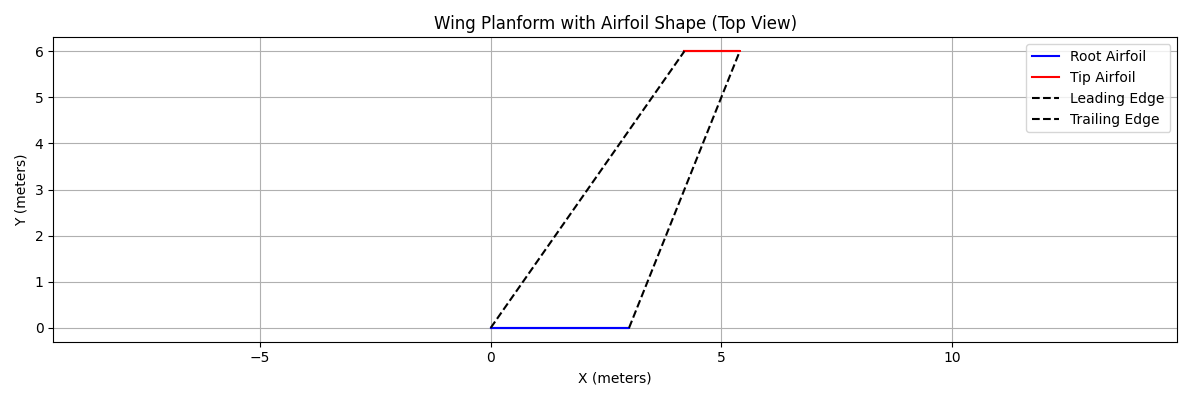

Write Python code to recreate this figure.
import numpy as np
import matplotlib.pyplot as plt

# Airfoil shape (normalized to chord length = 1)
x_upper = np.array([0, 0.012934, 0.025588, 0.0508, 0.07595, 0.101062, 0.151221, 0.201299, 0.251314, 0.301279,
                    0.401119, 0.500887, 0.600603, 0.700385, 0.800216, 0.900097, 1])
y_upper = np.array([0, 0.033131, 0.044865, 0.061035, 0.072505, 0.081076, 0.093219, 0.099163, 0.100308, 0.097653,
                    0.085445, 0.067738, 0.046032, 0.029425, 0.016517, 0.007409, 0])

x_lower = np.array([0, 0.012274, 0.024717, 0.049677, 0.074602, 0.099569, 0.149516, 0.199489, 0.24948, 0.299472,
                    0.399455, 0.499437, 0.599473, 0.699552, 0.799669, 0.899821, 1])
y_lower = np.array([0, -0.017261, -0.021624, -0.024651, -0.030377, -0.032904, -0.036959, -0.039013, -0.039668, -0.040323,
                    -0.041633, -0.042943, -0.040253, -0.034164, -0.025276, -0.013688, 0])

# Geometry inputs
span = 12  # meters
half_span = span / 2
root_chord = 3.0  # meters
tip_chord = 1.2  # meters
sweep_deg = 35
sweep_rad = np.radians(sweep_deg)

# Tip leading edge X offset due to sweep
x_le_tip = half_span * np.tan(sweep_rad)

# Root airfoil coordinates (scaled)
x_root = np.concatenate([x_upper, x_lower[::-1]]) * root_chord
z_root = np.concatenate([y_upper, y_lower[::-1]]) * root_chord
y_root = np.zeros_like(x_root)

# Tip airfoil coordinates (scaled and swept)
x_tip = np.concatenate([x_upper, x_lower[::-1]]) * tip_chord + x_le_tip
z_tip = np.concatenate([y_upper, y_lower[::-1]]) * tip_chord
y_tip = np.full_like(x_tip, half_span)

# Plotting the planform view
plt.figure(figsize=(12, 4))
# Plot root and tip airfoil outlines
plt.plot(x_root, y_root, label="Root Airfoil", color='blue')
plt.plot(x_tip, y_tip, label="Tip Airfoil", color='red')

# Plot leading and trailing edges
plt.plot([0, x_le_tip], [0, half_span], '--k', label="Leading Edge")
plt.plot([root_chord, x_le_tip + tip_chord], [0, half_span], '--k', label="Trailing Edge")

plt.xlabel("X (meters)")
plt.ylabel("Y (meters)")
plt.title("Wing Planform with Airfoil Shape (Top View)")
plt.axis("equal")
plt.grid(True)
plt.legend()
plt.tight_layout()
plt.show()
